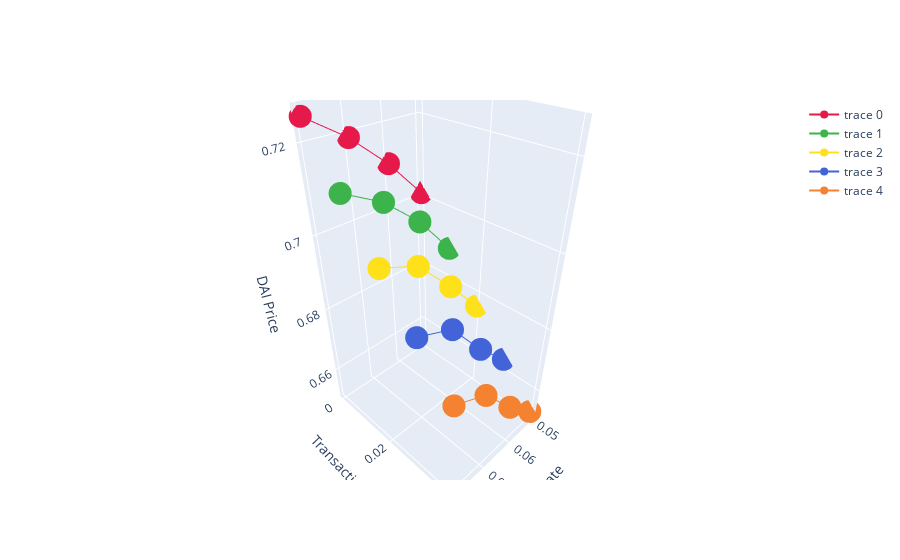

The cell this chart's notebook holds for it:
### Code cell
plot3DWithTXF(cdp_axis, txf_axis, dai_axis, "CDP Rate", "Transaction Fee", "DAI Price")

### Figure 1 — Plotly figure (JSON) as saved in the notebook; plotly's stock layout.template omitted (floating-point values rounded to 4 significant figures)
{"data": [{"line": {"color": "#e6194b", "width": 2}, "type": "scatter3d", "x": [0.05, 0.06, 0.07, 0.08], "y": [0, 0, 0, 0], "z": [0.701, 0.711, 0.719, 0.725]}, {"line": {"color": "#3cb44b", "width": 2}, "type": "scatter3d", "x": [0.05, 0.06, 0.07, 0.08], "y": [0.01, 0.01, 0.01, 0.01], "z": [0.689, 0.7, 0.708, 0.713]}, {"line": {"color": "#ffe119", "width": 2}, "type": "scatter3d", "x": [0.05, 0.06, 0.07, 0.08], "y": [0.02, 0.02, 0.02, 0.02], "z": [0.676, 0.687, 0.697, 0.701]}, {"line": {"color": "#4363d8", "width": 2}, "type": "scatter3d", "x": [0.05, 0.06, 0.07, 0.08], "y": [0.03, 0.03, 0.03, 0.03], "z": [0.664, 0.674, 0.686, 0.69]}, {"line": {"color": "#f58231", "width": 2}, "type": "scatter3d", "x": [0.05, 0.06, 0.07, 0.08], "y": [0.04, 0.04, 0.04, 0.04], "z": [0.652, 0.662, 0.674, 0.679]}], "layout": {"scene": {"xaxis": {"title": {"text": "CDP Rate"}}, "yaxis": {"title": {"text": "Transaction Fee"}}, "zaxis": {"title": {"text": "DAI Price"}}}}}
